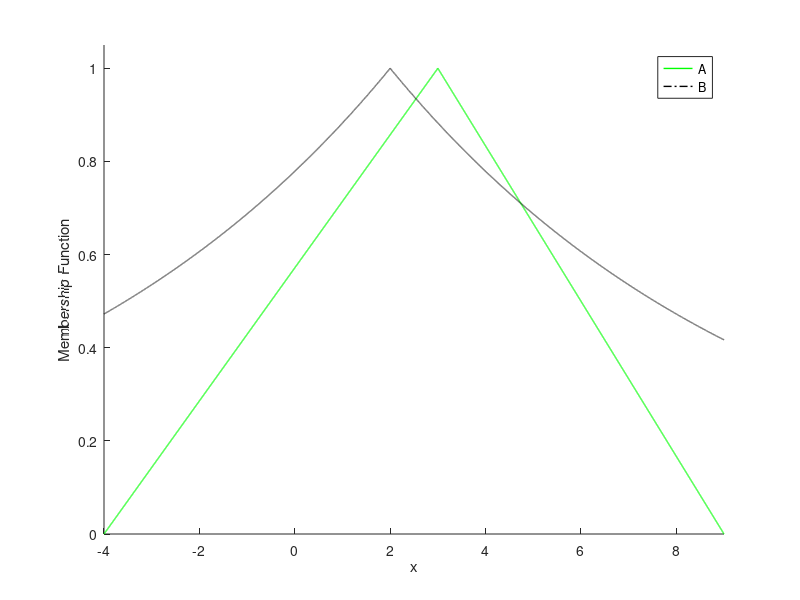
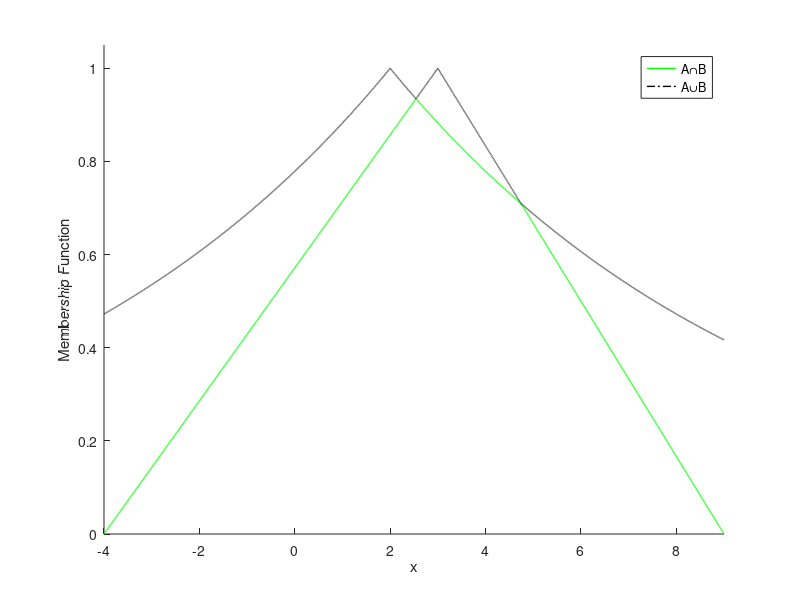
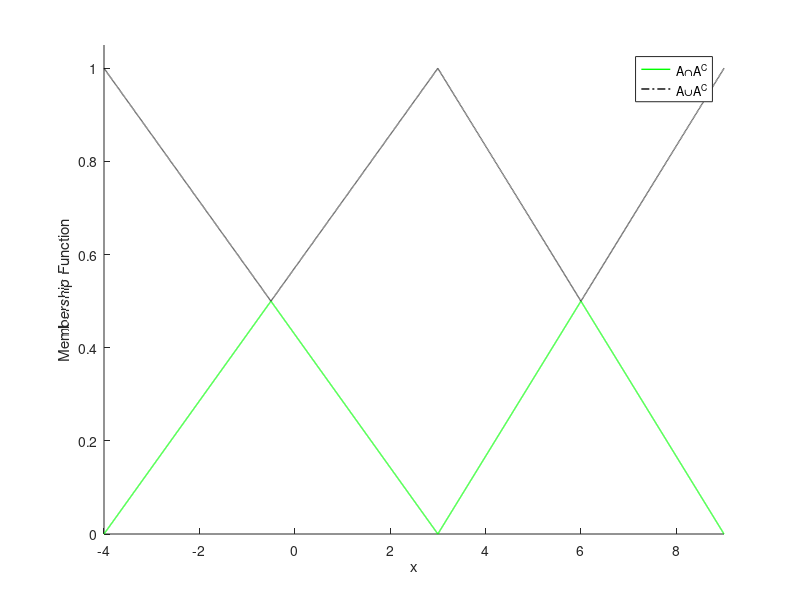
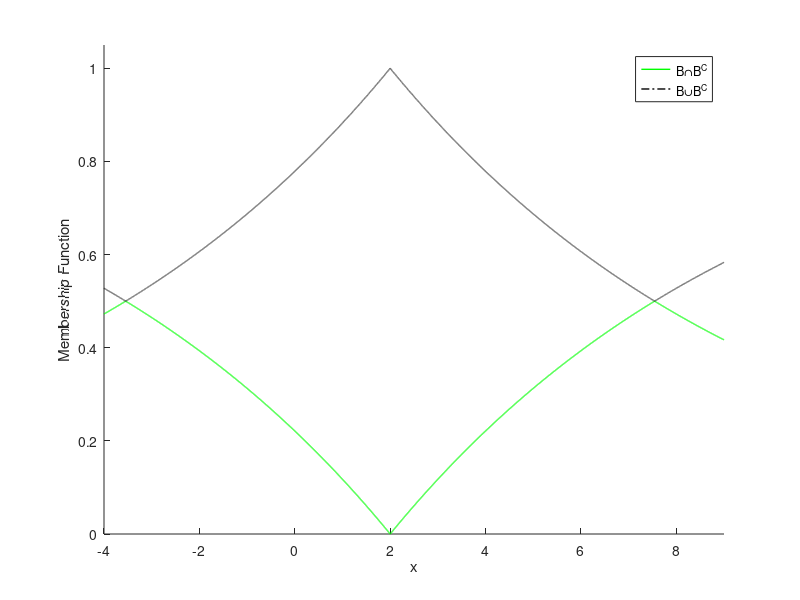

Write the MATLAB code that produced these figures, in order.
clc; close all; clear;
tic;
%calc A, B, AC and BC
x=-4:0.001:9;
A = ((4 + x) / 7) .* (x >= -4 & x < 3) + ((9 - x) / 6) .* (x >= 3 & x <= 9);
B = exp(-abs(x - 2) / 8);
AC = 1 - A;
BC = 1 - B;
AandB = min(A, B);
AorB = max(A, B);
AandAC = min(A, AC);
AorAC = max(A, AC);
BandBC = min(B, BC);
BorBC = max(B, BC);

%plot A and B
figure;
plot(x, A, '-g', 'LineWidth', 1);
hold on;
plot(x, B, '-.k', 'LineWidth', 1);
axis([min(x), max(x), 0, 1.05 * max(max(A), max(B))]);
xlabel('x');
ylabel('Membership Function');
legend('A', 'B', 'location', 'best');
box off;

%plot AandB and AorB
figure;
plot(x, AandB, '-g', 'LineWidth', 1);
hold on;
plot(x, AorB, '-.k', 'LineWidth', 1);
axis([min(x), max(x), 0, 1.05 * max(max(AandB), max(AorB))]);
xlabel('x');
ylabel('Membership Function');
legend('A\capB', 'A\cupB', 'location', 'best');
box off;

%plot AandAC and AorAC
figure;
plot(x, AandAC, '-g', 'LineWidth', 1);
hold on;
plot(x, AorAC, '-.k', 'LineWidth', 1);
axis([min(x), max(x), 0, 1.05 * max(max(AandAC), max(AorAC))]);
xlabel('x');
ylabel('Membership Function');
legend('A\capA^C', 'A\cupA^C', 'location', 'best');
box off;

%plot BandBC and BorBC
figure;
plot(x, BandBC, '-g', 'LineWidth', 1);
hold on;
plot(x, BorBC, '-.k', 'LineWidth', 1);
axis([min(x), max(x), 0, 1.05 * max(max(BandBC), max(BorBC))]);
xlabel('x');
ylabel('Membership Function');
legend('B\capB^C', 'B\cupB^C', 'location', 'best');
box off;
